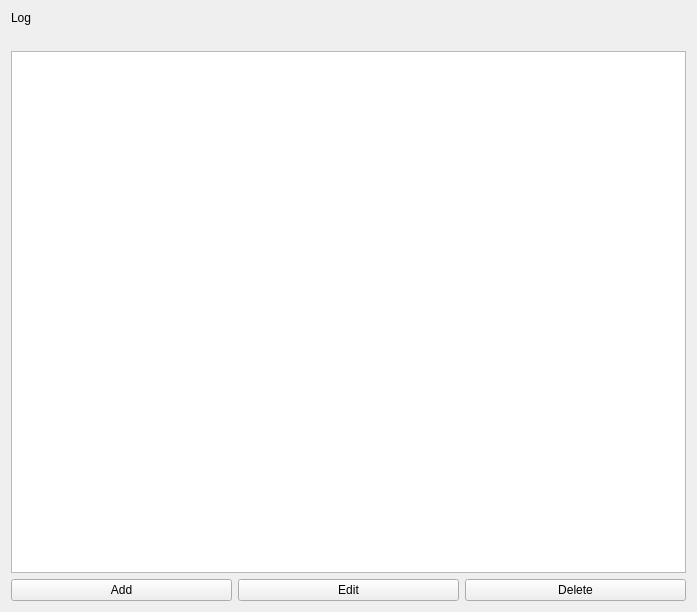
<?xml version="1.0" encoding="UTF-8"?>
<ui version="4.0">
 <class>ListPage</class>
 <widget class="QWidget" name="ListPage">
  <property name="geometry">
   <rect>
    <x>0</x>
    <y>0</y>
    <width>697</width>
    <height>612</height>
   </rect>
  </property>
  <property name="windowTitle">
   <string>Form</string>
  </property>
  <layout class="QGridLayout" name="gridLayout">
   <item row="0" column="0">
    <layout class="QVBoxLayout" name="verticalLayout">
     <item>
      <widget class="QLabel" name="LoggerText">
       <property name="text">
        <string>Log</string>
       </property>
      </widget>
     </item>
     <item>
      <widget class="QLabel" name="Logger">
       <property name="text">
        <string/>
       </property>
      </widget>
     </item>
     <item>
      <widget class="QListWidget" name="DeviceList"/>
     </item>
     <item>
      <layout class="QHBoxLayout" name="horizontalLayout">
       <item>
        <widget class="QPushButton" name="Add">
         <property name="text">
          <string>Add</string>
         </property>
        </widget>
       </item>
       <item>
        <widget class="QPushButton" name="Edit">
         <property name="text">
          <string>Edit</string>
         </property>
        </widget>
       </item>
       <item>
        <widget class="QPushButton" name="Delete">
         <property name="text">
          <string>Delete</string>
         </property>
        </widget>
       </item>
      </layout>
     </item>
    </layout>
   </item>
  </layout>
 </widget>
 <resources/>
 <connections/>
</ui>
